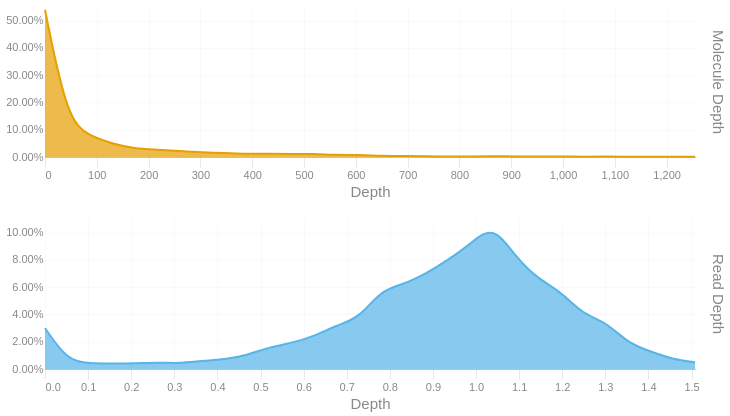

The cell this chart's notebook holds for it:
### Code cell
readdep = depth_hist(tb['Read Depth'], q99, 3)
readdep = readdep.with_columns(pl.lit('Read Depth').alias('Metric'))
if not SKIPLR:
    moldep = depth_hist(tb['Molecule Depth'], mol_q99, 1)
    moldep = moldep.with_columns(pl.lit('Molecule Depth').alias('Metric'))
    _hist = pl.concat([readdep, moldep])
    _hist = _hist.filter(pl.col('Proportion') != 0)
    with SafeRender(_hist):
        (
            alt.Chart(_hist)        
            .mark_area(interpolate = "basis")
            .encode(
                x=alt.X('Bin:Q').scale(domainMin=0).axis(alt.Axis(title='Depth')),
                y = alt.Y('Proportion:Q', title = None).axis(format = '.2%'),
                color = alt.Color('Metric:N').legend(None),
                row = alt.Row("Metric:N").header(title = None, labelOrient = 'right'),
                tooltip = [
                    alt.Tooltip("Metric:N", title = "Metric"),
                    alt.Tooltip('Interval:N', title = "Depth Interval"),
                    alt.Tooltip('Proportion:Q', title = "% Alignments").format('.2%')
                ]
            )
            .resolve_scale(x='independent', y='independent')
            .properties(
                height = 150, width = 650,
                usermeta={'embedOptions': {'downloadFileName': f'{samplename}.depth.hist'}}
            )
        ).display()
else:
    readdep = readdep.filter(pl.col('Proportion') != 0)
    with SafeRender(readdep):
        (
            alt.Chart(readdep)        
            .mark_area(interpolate = "basis")
            .encode(
                x=alt.X('Bin:Q').scale(domainMin=0).axis(alt.Axis(title='Depth')),
                y = alt.Y('Proportion:Q', title = None).axis(format = '.2%'),
                tooltip = [
                    alt.Tooltip('Interval:N', title = "Depth Interval"),
                    alt.Tooltip('Proportion:Q', title = "% Alignments").format('.2%')
                ]
            )
            .properties(
                usermeta={'embedOptions': {'downloadFileName': f'{samplename}.depth.hist'}}
            )
        ).display()

### Figure 1 — Vega-Lite specification as saved in the notebook (floating-point values rounded to 4 significant figures)
{"width": 650, "height": 150, "config": {"title": {"anchor": "start", "dy": -15, "fontSize": 18, "color": "#888888", "subtitleColor": "#888888", "subtitleFontSize": 14}, "arc": {"fill": "#0072B2"}, "axis": {"domainColor": "#888888", "domainWidth": 0.5, "gridWidth": 0.2, "grid": false, "titleFontWeight": 400, "titleFontSize": 15, "labelFontSize": 11, "labelColor": "#888888", "tickColor": "#888888", "tickWidth": 0.2, "titleColor": "#888888"}, "axisBand": {"grid": false}, "axisX": {"grid": true, "tickSize": 10, "domainCap": "round"}, "axisY": {"domain": false, "grid": true, "tickSize": 0, "domainCap": "round"}, "background": "transparent", "header": {"labelFontSize": 15, "labelColor": "#888888", "titleFontSize": 15, "titleFontWeight": 600, "titleColor": "#888888"}, "legend": {"labelFont": "sans-serif", "labelFontSize": 12, "labelColor": "#888888", "symbolSize": 100, "symbolType": "circle", "titleFontSize": 12, "titlePadding": 10, "titleColor": "#888888", "title": null}, "range": {"category": ["#E69F00", "#56B4E9", "#009E73", "#F0E442", "#0072B2", "#D55E00", "#CC79A7", "#000000"], "diverging": ["#cfe8f3", "#a2d4ec", "#73bfe2", "#46abdb", "#1696d2", "#12719e"]}, "area": {"fill": "#0072B2", "fillOpacity": 0.7, "line": true, "strokeOpacity": 0.7}, "line": {"color": "#0072B2", "stroke": "#0072B2", "strokeWidth": 2}, "trail": {"color": "#0072B2", "stroke": "#0072B2", "strokeWidth": 0, "size": 1}, "point": {"filled": true, "fillOpacity": 1.0, "size": 95}, "text": {"color": "#888888", "fontSize": 11, "align": "right", "fontWeight": 400, "size": 11}, "bar": {"fill": "#0072B2", "stroke": null}, "view": {"stroke": null, "continuousWidth": 660, "continuousHeight": 400}}, "data": {"name": "data-f5bbae79af2fb169dfb2c6a195834658"}, "mark": {"type": "area", "interpolate": "basis"}, "encoding": {"color": {"field": "Metric", "legend": null, "type": "nominal"}, "row": {"field": "Metric", "header": {"title": null, "labelOrient": "right"}, "type": "nominal"}, "tooltip": [{"field": "Metric", "title": "Metric", "type": "nominal"}, {"field": "Interval", "title": "Depth Interval", "type": "nominal"}, {"field": "Proportion", "format": ".2%", "title": "% Alignments", "type": "quantitative"}], "x": {"axis": {"title": "Depth"}, "field": "Bin", "scale": {"domainMin": 0}, "type": "quantitative"}, "y": {"axis": {"format": ".2%"}, "field": "Proportion", "title": null, "type": "quantitative"}}, "resolve": {"scale": {"x": "independent", "y": "independent"}}, "usermeta": {"embedOptions": {"downloadFileName": "S1_Tusket_008.depth.hist"}}, "$schema": "https://vega.github.io/schema/vega-lite/v6.1.0.json", "datasets": {"data-f5bbae79af2fb169dfb2c6a195834658": [{"Bin": 0.0, "Interval": "0.0-0.052", "Proportion": 0.03, "Metric": "Read Depth"}, {"Bin": 0.052, "Interval": "0.052-0.104", "Proportion": 0.006, "Metric": "Read Depth"}, {"Bin": 0.104, "Interval": "0.104-0.156", "Proportion": 0.004, "Metric": "Read Depth"}, {"Bin": 0.156, "Interval": "0.156-0.208", "Proportion": 0.004, "Metric": "Read Depth"}, {"Bin": 0.208, "Interval": "0.208-0.26", "Proportion": 0.004, "Metric": "Read Depth"}, {"Bin": 0.26, "Interval": "0.26-0.312", "Proportion": 0.005, "Metric": "Read Depth"}, {"Bin": 0.312, "Interval": "0.312-0.364", "Proportion": 0.004, "Metric": "Read Depth"}, {"Bin": 0.364, "Interval": "0.364-0.416", "Proportion": 0.006, "Metric": "Read Depth"}, {"Bin": 0.416, "Interval": "0.416-0.468", "Proportion": 0.007, "Metric": "Read Depth"}, {"Bin": 0.468, "Interval": "0.468-0.52", "Proportion": 0.01, "Metric": "Read Depth"}, {"Bin": 0.52, "Interval": "0.52-0.572", "Proportion": 0.016, "Metric": "Read Depth"}, {"Bin": 0.572, "Interval": "0.572-0.624", "Proportion": 0.019, "Metric": "Read Depth"}, {"Bin": 0.624, "Interval": "0.624-0.676", "Proportion": 0.024, "Metric": "Read Depth"}, {"Bin": 0.676, "Interval": "0.676-0.728", "Proportion": 0.032, "Metric": "Read Depth"}, {"Bin": 0.728, "Interval": "0.728-0.78", "Proportion": 0.037, "Metric": "Read Depth"}, {"Bin": 0.78, "Interval": "0.78-0.832", "Proportion": 0.058, "Metric": "Read Depth"}, {"Bin": 0.832, "Interval": "0.832-0.884", "Proportion": 0.062, "Metric": "Read Depth"}, {"Bin": 0.884, "Interval": "0.884-0.936", "Proportion": 0.07, "Metric": "Read Depth"}, {"Bin": 0.936, "Interval": "0.936-0.988", "Proportion": 0.08, "Metric": "Read Depth"}, {"Bin": 0.988, "Interval": "0.988-1.04", "Proportion": 0.092, "Metric": "Read Depth"}, {"Bin": 1.04, "Interval": "1.04-1.092", "Proportion": 0.106, "Metric": "Read Depth"}, {"Bin": 1.092, "Interval": "1.092-1.144", "Proportion": 0.082, "Metric": "Read Depth"}, {"Bin": 1.144, "Interval": "1.144-1.196", "Proportion": 0.066, "Metric": "Read Depth"}, {"Bin": 1.196, "Interval": "1.196-1.248", "Proportion": 0.057, "Metric": "Read Depth"}, {"Bin": 1.248, "Interval": "1.248-1.3", "Proportion": 0.04, "Metric": "Read Depth"}, {"Bin": 1.3, "Interval": "1.3-1.352", "Proportion": 0.035, "Metric": "Read Depth"}, {"Bin": 1.352, "Interval": "1.352-1.404", "Proportion": 0.019, "Metric": "Read Depth"}, {"Bin": 1.404, "Interval": "1.404-1.456", "Proportion": 0.013, "Metric": "Read Depth"}, {"Bin": 1.456, "Interval": "1.456-1.508", "Proportion": 0.007, "Metric": "Read Depth"}, {"Bin": 1.508, "Interval": "1.508-1.56", "Proportion": 0.005, "Metric": "Read Depth"}, {"Bin": 0.0, "Interval": "0.0-43.3", "Proportion": 0.54, "Metric": "Molecule Depth"}, {"Bin": 43.3, "Interval": "43.3-86.5", "Proportion": 0.134, "Metric": "Molecule Depth"}, {"Bin": 86.5, "Interval": "86.5-129.8", "Proportion": 0.077, "Metric": "Molecule Depth"}, {"Bin": 129.8, "Interval": "129.8-173.1", "Proportion": 0.049, "Metric": "Molecule Depth"}, {"Bin": 173.1, "Interval": "173.1-216.3", "Proportion": 0.03, "Metric": "Molecule Depth"}, {"Bin": 216.3, "Interval": "216.3-259.6", "Proportion": 0.027, "Metric": "Molecule Depth"}, {"Bin": 259.6, "Interval": "259.6-302.9", "Proportion": 0.022, "Metric": "Molecule Depth"}, {"Bin": 302.9, "Interval": "302.9-346.1", "Proportion": 0.017, "Metric": "Molecule Depth"}, {"Bin": 346.1, "Interval": "346.1-389.4", "Proportion": 0.015, "Metric": "Molecule Depth"}, {"Bin": 389.4, "Interval": "389.4-432.7", "Proportion": 0.011, "Metric": "Molecule Depth"}, {"Bin": 432.7, "Interval": "432.7-476.0", "Proportion": 0.012, "Metric": "Molecule Depth"}, {"Bin": 476.0, "Interval": "476.0-519.2", "Proportion": 0.011, "Metric": "Molecule Depth"}, {"Bin": 519.2, "Interval": "519.2-562.5", "Proportion": 0.012, "Metric": "Molecule Depth"}, {"Bin": 562.5, "Interval": "562.5-605.8", "Proportion": 0.007, "Metric": "Molecule Depth"}, {"Bin": 605.8, "Interval": "605.8-649.0", "Proportion": 0.008, "Metric": "Molecule Depth"}, {"Bin": 649.0, "Interval": "649.0-692.3", "Proportion": 0.004, "Metric": "Molecule Depth"}, {"Bin": 692.3, "Interval": "692.3-735.6", "Proportion": 0.004, "Metric": "Molecule Depth"}, {"Bin": 735.6, "Interval": "735.6-778.8", "Proportion": 0.002, "Metric": "Molecule Depth"}, {"Bin": 778.8, "Interval": "778.8-822.1", "Proportion": 0.002, "Metric": "Molecule Depth"}, {"Bin": 822.1, "Interval": "822.1-865.4", "Proportion": 0.002, "Metric": "Molecule Depth"}, {"Bin": 865.4, "Interval": "865.4-908.6", "Proportion": 0.003, "Metric": "Molecule Depth"}, {"Bin": 908.6, "Interval": "908.6-951.9", "Proportion": 0.002, "Metric": "Molecule Depth"}, {"Bin": 951.9, "Interval": "951.9-995.2", "Proportion": 0.002, "Metric": "Molecule Depth"}, {"Bin": 995.2, "Interval": "995.2-1038.4", "Proportion": 0.002, "Metric": "Molecule Depth"}, {"Bin": 1038.0, "Interval": "1038.4-1081.7", "Proportion": 0.001, "Metric": "Molecule Depth"}, {"Bin": 1082.0, "Interval": "1081.7-1125.0", "Proportion": 0.002, "Metric": "Molecule Depth"}, {"Bin": 1125.0, "Interval": "1125.0-1168.3", "Proportion": 0.001, "Metric": "Molecule Depth"}, {"Bin": 1168.0, "Interval": "1168.3-1211.5", "Proportion": 0.001, "Metric": "Molecule Depth"}, {"Bin": 1212.0, "Interval": "1211.5-1254.8", "Proportion": 0.001, "Metric": "Molecule Depth"}, {"Bin": 1255.0, "Interval": "1254.8-1298.06", "Proportion": 0.001, "Metric": "Molecule Depth"}]}}
